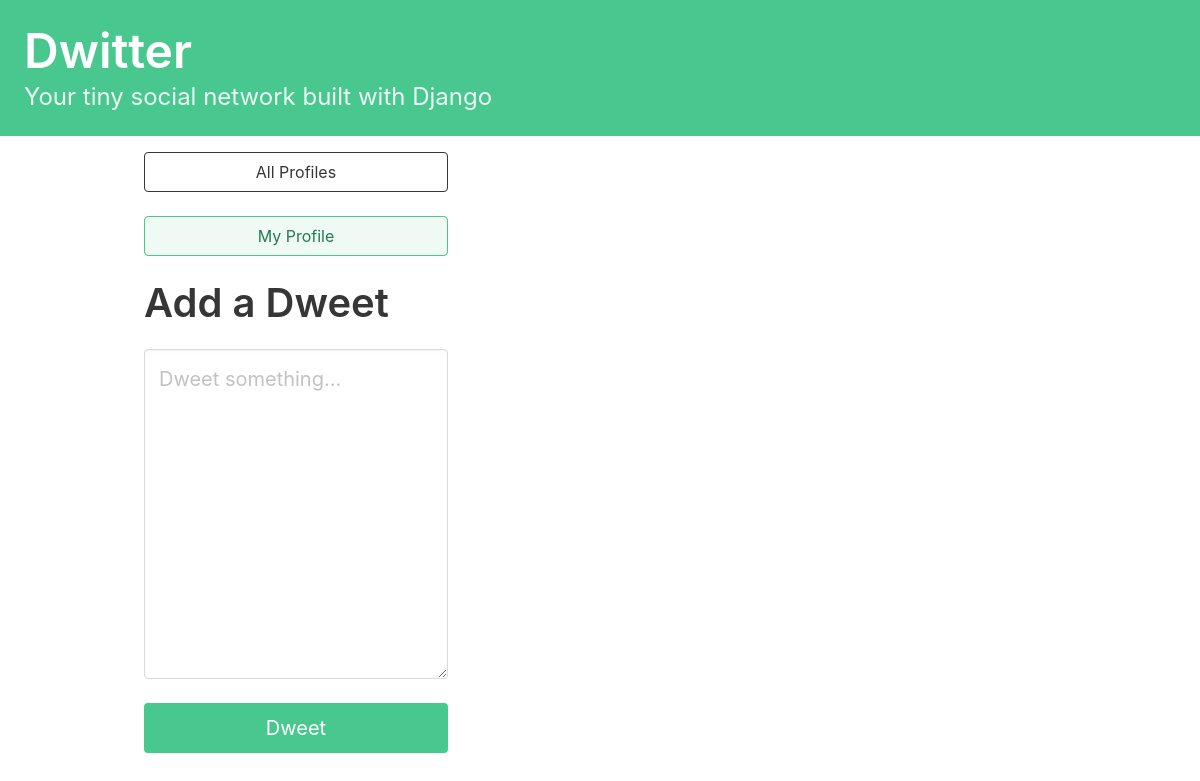
The app's page / (signed in), older data.
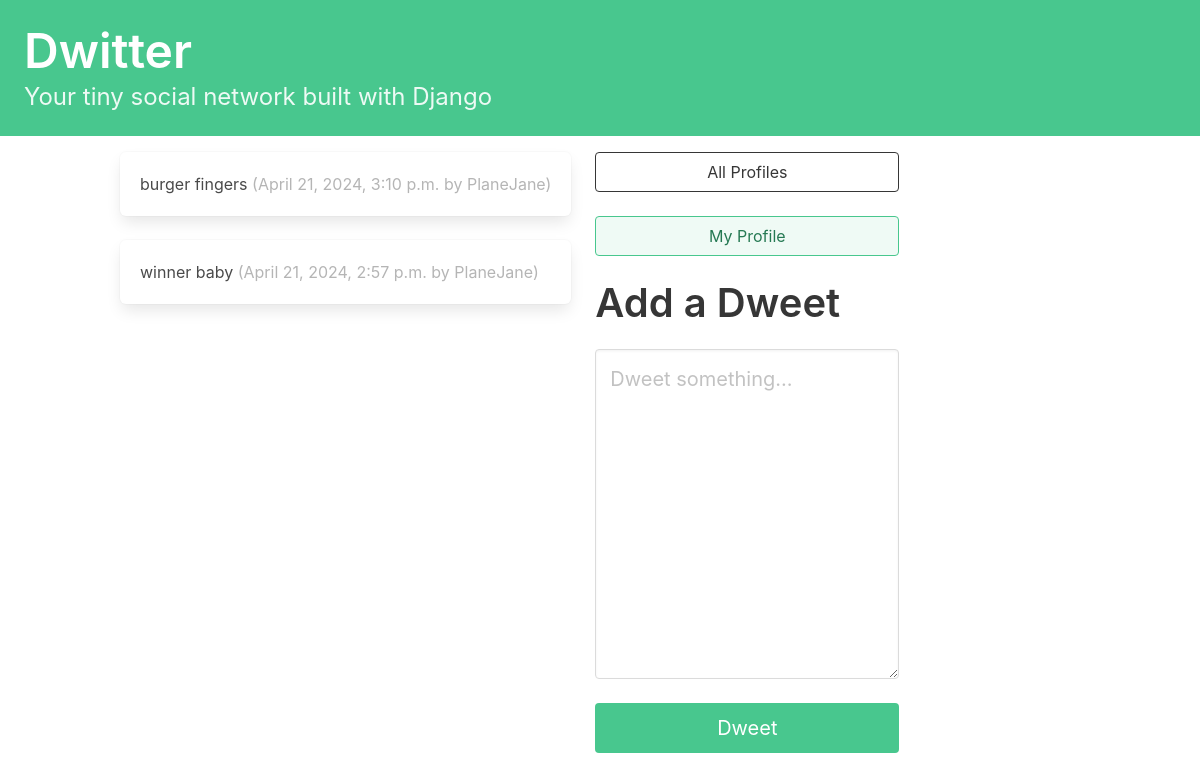
The same page, newer data.
### dwitter/models.py (models this page shows, shortened)
class Dweet(models.Model):
    user = models.ForeignKey(User, related_name="dweets", on_delete=models.DO_NOTHING)
    body = models.CharField(max_length=140)
    created_at = models.DateTimeField(auto_now_add=True)

### dwitter/views.py (the view)
# urls.py: path("", dashboard, name="dashboard"),
def dashboard(request):
    form = DweetForm(request.POST or None)
    if request.method == 'POST':
         if form.is_valid():
              dweet = form.save(commit=False)
              dweet.user = request.user
              dweet.save()
              return redirect("dwitter:dashboard")
    followed_dweets = Dweet.objects.filter(
        user__profile__in=request.user.profile.follows.all()
    ).order_by("-created_at")
    return render(request, 'dwitter/dashboard.html', {"form": form, "dweets":followed_dweets})

### dwitter/forms.py
class DweetForm(forms.ModelForm):
    body = forms.CharField(
        required=True,
        widget=forms.widgets.Textarea(
            attrs={
                "placeholder": "Dweet something...",
                "class": "textarea is success is-medium",
            }
        ),
        label="",
    )
    class Meta:
        model = Dweet
        exclude = ("user", )

### dwitter/templates/dwitter/dashboard.html (shortened to what this page needs)
{% extends 'base.html' %}
{% block content %}
<div class="column">
    {% for dweet in dweets %}
    <div class="box">
        {{dweet.body}}
        <span class="is-small has-text-grey-light">
            ({{ dweet.created_at }} by {{ dweet.user.username }})
        </span>
    </div>
{% endfor %}
</div>
<div class="column is-one-third">
<div class="block">
    <a href="{% url 'dwitter:profile_list' %} ">
        <button class="button is-dark is-outlined is-fullwidth">
            All Profiles
        </button>
    </a>
</div>
<div class="block">
    <a href="{% url 'dwitter:profile' request.user.id %} ">
        <button class="button is-success is-light is-outlined is-fullwidth">
            My Profile
        </button>
    </a>
</div>
<div class="block">
    <div class="block">
        <h2 class="title is-2">Add a Dweet</p>
    </div>
    <div class="block">
        <form method="post">
            {{ form.as_p }}
            <button class="button is-success is-fullwidth is-medium mt-5"
                    type="submit">Dweet
            </button>
        </form>
    </div>
</div>
</div>
{% endblock content %}

### dwitter/templates/base.html (shortened to what this page needs)
<!DOCTYPE html>
<html lang="en">
<head>
    <link rel="stylesheet" href="https://cdn.jsdelivr.net/npm/bulma@0.9.3/css/bulma.min.css">
</head>
<body>
    <a href="{% url 'dwitter:dashboard' %} ">
    <section class="hero is-small is-success mb-4">
        <div class="hero-body">
            <h1 class="title is-1">Dwitter</h1>
            <p class="subtitle is-4">
                Your tiny social network built with Django
            </p>
        </div>
    </section>
    <div class="container">
        <div class="columns">
            {% block content %}
            {% endblock content %}
        </div>
    </div>
</body>
</html>

Row changes from the older to the newer data that the page shows:
added Dweet: body "burger fingers", created_at "April 21, 2024, 3:10 p.m.", user.username "PlaneJane"
added Dweet: body "winner baby", created_at "April 21, 2024, 2:57 p.m.", user.username "PlaneJane"
